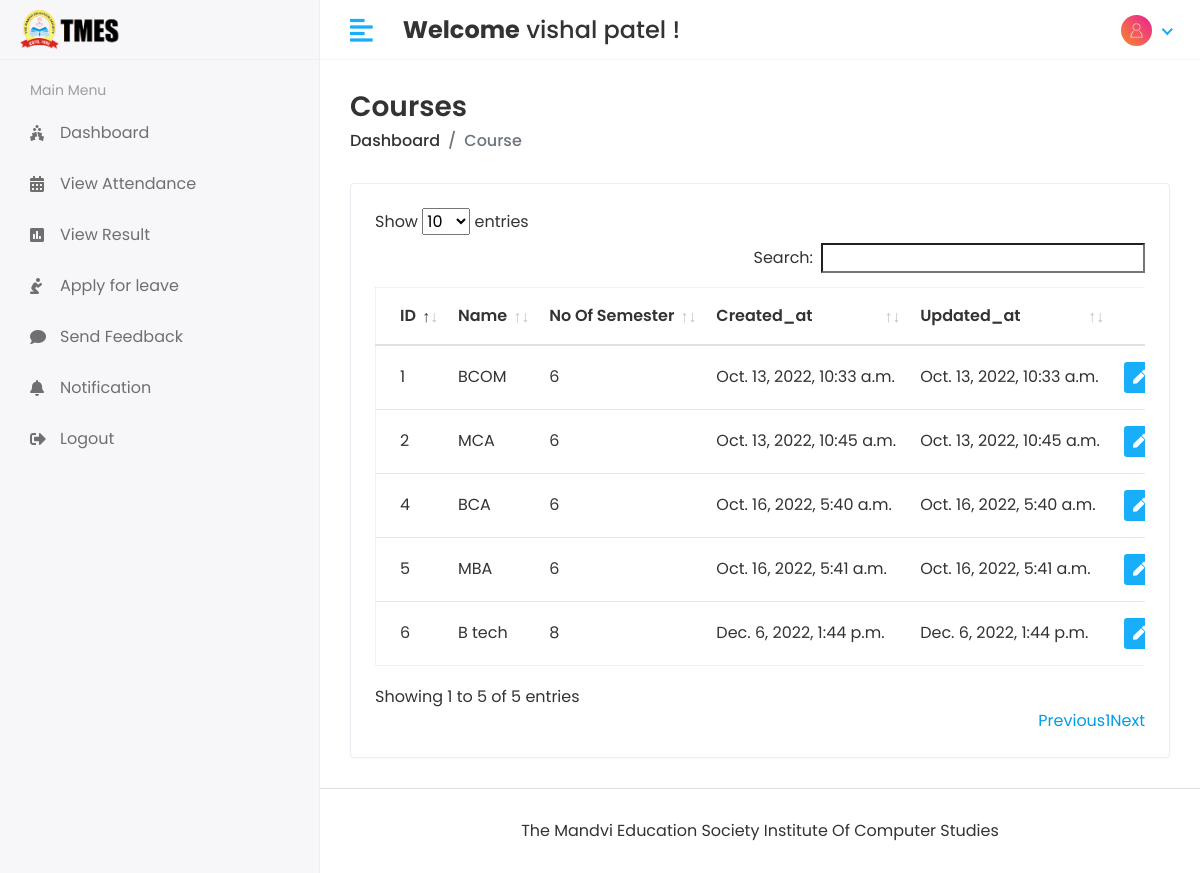
The app's page /Hod/Course/View (signed in) with its own data.
### app/models.py (models this page shows, shortened)
class CustomUser(AbstractUser):
    USER = (
        (1, 'HOD'),
        (2, 'STAFF'),
        (3, 'STUDENT')
    )
    user_type = models.CharField(choices=USER, max_length=50, default=1)
    profile_pic = models.ImageField(upload_to='media/profile_pic')

class Course(models.Model):
    name = models.CharField(max_length=100)
    no_sem = models.IntegerField(default=6)
    created_at = models.DateTimeField(auto_now_add=True)
    updated_at = models.DateTimeField(auto_now_add=True)

### student_management_system/Hod_Views.py (the view)
# urls.py: path('Hod/Course/View',Hod_Views.VIEW_COURSE, name='view_course'),
@login_required(login_url='/')
def VIEW_COURSE(request):
    course = Course.objects.all()
    context = {
        'course' : course,
    }
    return render(request,'Hod/view_course.html',context)

### templates/Hod/view_course.html (shortened to what this page needs)
{% extends 'base.html' %}
{% block content %}
<div class="content container-fluid">
   <div class="page-header">
      <div class="row align-items-center">
         <div class="col">
            <h3 class="page-title">Courses</h3>
            <ul class="breadcrumb">
               <li class="breadcrumb-item"><a href="{% url 'hod_home' %}">Dashboard</a></li>
               <li class="breadcrumb-item active">Course</li>
            </ul>
         </div>
      </div>
   </div>
   <div class="row">
      <div class="col-sm-12">
         <div class="card card-table">
            <div class="card-body">
               <div class="table-responsive">
                  <table id="table_id" class="table table-hover table-center mb-0 ">
                     <thead>
                        <tr>
                           <th>ID</th>
                           <th>Name</th>
                           <th>No Of Semester</th>
                           <th>Created_at</th>
                           <th>Updated_at</th>
                           <th class="text-right">Action</th>
                        </tr>
                     </thead>
                     <tbody>
                     {% for i in course %}
                        <tr>
                           <td>{{i.id}}</td>
                           <td>{{i.name}}</td>
                           <td>{{i.no_sem}}</td>
                           <td>{{i.created_at}}</td>
                           <td>{{i.updated_at}}</td>
                           <td class="text-right">
                              <div class="actions">
                                 <a href="{% url 'edit_course' i.id %}" class="btn btn-sm bg-success-light mr-2">
                                 <i class="fas fa-pen"></i>
                                 </a>
                              </div>
                           </td>
                        </tr>
                     {% endfor %}
                     </tbody>
                  </table>
               </div>
            </div>
         </div>
      </div>
   </div>
</div>
{% endblock %}

### templates/base.html (shortened to what this page needs)
<!DOCTYPE html>
<html lang="en">
{% load static %}
   <head>
      <link rel="stylesheet" href="{% static 'assets/plugins/bootstrap/css/bootstrap.min.css' %}">
      <link rel="stylesheet" href="{% static 'assets/plugins/fontawesome/css/fontawesome.min.css' %}">
      <link rel="stylesheet" href="{% static 'assets/plugins/fontawesome/css/all.min.css' %}">
      <link rel="stylesheet" href="{% static 'assets/css/style.css' %}">
       <link rel="stylesheet" href="{% static 'assets/plugins/datatables/datatables.min.css' %}">
   </head>
   <body>
   <div class="main-wrapper">
      {% include 'includes/header.html' %}
      {% include 'includes/sidebar.html' %}
         <div class="page-wrapper">
            {% block content %}
            {% endblock %}
            {% include 'includes/footer.html' %}
         </div>
      </div>
   </body>
</html>

### templates/includes/header.html (shortened to what this page needs)
{% load static %}
<div class="header">
    {% if user.user_type == '1' %}
    <div class="header-left">
       <a href="{% url 'hod_home' %}" class="logo">
       <img src="{% static 'assets/img/tmes-logo2.png' %}" alt="Logo">
       </a>
       <a href="{% url 'hod_home' %}" class="logo logo-small">
       <img src="{% static 'assets/img/tmes-logo.png' %}" alt="Logo" width="30" height="30">
       </a>
    </div>
    {% else %}
    <div class="header-left">
       <a href="{% url 'student_home' %}" class="logo">
       <img src="{% static 'assets/img/tmes-logo2.png' %}" alt="Logo">
       </a>
    </div>
    {% endif %}
    <a href="javascript:void(0);" id="toggle_btn">
    <i class="fas fa-align-left"></i>
    </a>
    <div class="top-nav-search mt-3">
       <h4><strong>Welcome</strong>&nbsp;<span>{{user.first_name}} {{user.last_name}}</span>&nbsp;!</h4>
    </div>
    <ul class="nav user-menu">
       <li class="nav-item dropdown has-arrow">
          <a href="#" class="dropdown-toggle nav-link" data-toggle="dropdown">
             {% if user.profile_pic == "" %}
          <span class="user-img"><img class="rounded-circle" src="{% static 'assets/img/a1234.png' %}" width="31"></span>
             {% else %}
          <span class="user-img"><img class="rounded-circle" src="/{{user.profile_pic}}" width="31"></span>
             {% endif %}
          </a>
       </li>
    </ul>
 </div>

### templates/includes/sidebar.html (shortened to what this page needs)
{% load active_link_tags %}
<div class="sidebar" id="sidebar">
            <div class="sidebar-inner slimscroll">
               <div id="sidebar-menu" class="sidebar-menu">
                  {% if user.user_type == '1' %}
                  <ul>
                     <li class="menu-title">
                        <span>Main Menu</span>
                     </li>
                     <li class="{% active_link 'hod_home' 'active' %}">
                        <a href="{% url 'hod_home' %}"><i class="fas fa-holly-berry"></i> <span>Dashboard</span></a>
                     </li>
                     <li class="submenu {% active_link 'add_student' 'active' %} {% active_link 'view_student' 'active' %}">
                        <a href="#"><i class="fas fa-user-graduate"></i> <span> Students</span> <span class="menu-arrow"></span></a>
                        <ul>
                           <li><a href="{% url 'add_student' %}" hidden>Add Student</a></li>
                           <li><a href="{% url 'view_student' %}">View Student</a></li>
                        </ul>
                     </li>
                     <li class="submenu {% active_link 'add_staff' 'active' %} {% active_link 'view_staff' 'active' %}">
                        <a href="#"><i class="fas fa-chalkboard-teacher"></i> <span> Staff</span> <span class="menu-arrow"></span></a>
                        <ul>
                           <li><a href="{% url 'add_staff' %}">Add Staff</a></li>
                           <li><a href="{% url 'view_staff' %}">View Staff</a></li>
                        </ul>
                     </li>
                     <li class="submenu {% active_link 'add_course' 'active' %} {% active_link 'view_course' 'active' %}">
                        <a href="#"><i class="fa fa-graduation-cap"></i> <span> Course</span> <span class="menu-arrow"></span></a>
                        <ul>
                           <li><a href="{% url 'add_course' %}" >Add Course</a></li>
                           <li><a href="{% url 'view_course' %}">View Course </a></li>
                        </ul>
                     </li>
                     <li class="submenu {% active_link 'add_subject' 'active' %} {% active_link 'view_subject' 'active' %}">
                        <a href="#"><i class="fas fa-book-reader"></i> <span> Subjects</span> <span class="menu-arrow"></span></a>
                        <ul>
                           <li><a href="{% url 'add_subject' %}">Add Subject</a></li>
                           <li><a href="{% url 'view_subject' %}">View Subject</a></li>
                        </ul>
                     </li>
                     <li class="submenu {% active_link 'add_session' 'active' %} {% active_link 'view_session' 'active' %}">
                        <a href="#"><i class="fas fa-clock"></i> <span> Session</span> <span class="menu-arrow"></span></a>
                        <ul>
                           <li><a href="{% url 'add_session' %}">Add Session</a></li>
                           <li><a href="{% url 'view_session' %}">View Session</a></li>
                        </ul>
                     </li>
                     <li class="submenu {% active_link 'staff_send_notification' 'active' %} {% active_link 'student_send_notification' 'active' %}">
                        <a href="#"><i class="fas fa-bell"></i> <span>Send Notification</span> <span class="menu-arrow"></span></a>
                        <ul>
                           <li><a href="{% url 'staff_send_notification' %}">Send Staff Notification</a></li>
                           <li><a href="{% url 'student_send_notification' %}">Send Student Notification</a></li>
                        </ul>
                     </li>
                     <li class="{% active_link 'view_attendance' 'active' %}"`>
                        <a href="{% url 'view_attendance' %}"><i class="fa fa-calendar"></i> <span>View Attendance</span></a>
                     </li>
                     <li class="submenu {% active_link 'staff_feedback_reply' 'active' %} {% active_link 'get_student_feedback' 'active' %}">
                        <a href="#"><i class="fas fa-comments"></i> <span>Feed back</span> <span class="menu-arrow"></span></a>
                        <ul>
                           <li><a href="{% url 'staff_feedback_reply' %}">Staff Feedback</a></li>
                           <li><a href="{% url 'get_student_feedback' %}">Student Feedback</a></li>
                        </ul>
                     </li>
                     <li class="submenu {% active_link 'staff_leave_view' 'active' %} {% active_link 'student_leave_view' 'active' %}">
                        <a href="#"><i class="fas fa-envelope"></i> <span>Leave</span> <span class="menu-arrow"></span></a>
                        <ul>
                           <li><a href="{% url 'staff_leave_view' %}">Staff Leave</a></li>
                           <li><a href="{% url 'student_leave_view' %}">Student Leave</a></li>
                        </ul>
                     </li>
                     <li>
                        <a href="{% url 'logout' %}"><i class="fas fa-sign-out-alt"></i> <span>Logout</span></a>
                     </li>
                  </ul>
                  {% else %}
                  <ul>
                     <li class="menu-title">
                        <span>Main Menu</span>
                     </li>
                     <li class="{% active_link 'student_home' 'active' %}">
                        <a href="{% url 'student_home' %}"><i class="fas fa-holly-berry"></i> <span>Dashboard</span></a>
                     </li>
                     <li class="{% active_link 'student_view_attendance' 'active' %}">
                        <a href="{% url 'student_view_attendance' %}"><i class="fas fa-calendar-alt"></i> <span>View Attendance</span></a>
                     </li>
                     <li class="{% active_link 'view_result' 'active' %}">
                        <a href="{% url 'view_result' %}"><i class="fas fa-poll"></i> <span>View Result</span></a>
                     </li>
                     <li class="{% active_link 'student_leave' 'active' %}">
                        <a href="{% url 'student_leave' %}"><i class="fas fa-pray"></i> <span>Apply for leave</span></a>
                     </li>
                     <li class="{% active_link 'student_feedback' 'active' %}">
                        <a href="{% url 'student_feedback' %}"><i class="fas fa-comment"></i> <span>Send Feedback</span></a>
                     </li>
                     <li class="{% active_link 'student_notification' 'active' %}">
                        <a href="{% url 'student_notification' %}"><i class="fas fa-bell"></i> <span>Notification</span></a>
                     </li>
                     <li>
                        <a href="{% url 'logout' %}"><i class="fas fa-sign-out-alt"></i> <span>Logout</span></a>
                     </li>
                  </ul>
                  {% endif %}
               </div>
            </div>
         </div>

### templates/includes/footer.html
<footer>
               <p style="text-align:center;">The Mandvi Education Society Institute Of Computer Studies </p>
</footer>

### records on screen
CustomUser: first_name "vishal", last_name "patel", profile_pic (picture)
Course: id "1", name "BCOM", no_sem "6", created_at "Oct. 13, 2022, 10:33 a.m.", updated_at "Oct. 13, 2022, 10:33 a.m."
Course: id "2", name "MCA", no_sem "6", created_at "Oct. 13, 2022, 10:45 a.m.", updated_at "Oct. 13, 2022, 10:45 a.m."
Course: id "4", name "BCA", no_sem "6", created_at "Oct. 16, 2022, 5:40 a.m.", updated_at "Oct. 16, 2022, 5:40 a.m."
Course: id "5", name "MBA", no_sem "6", created_at "Oct. 16, 2022, 5:41 a.m.", updated_at "Oct. 16, 2022, 5:41 a.m."
Course: id "6", name "B tech", no_sem "8", created_at "Dec. 6, 2022, 1:44 p.m.", updated_at "Dec. 6, 2022, 1:44 p.m."
